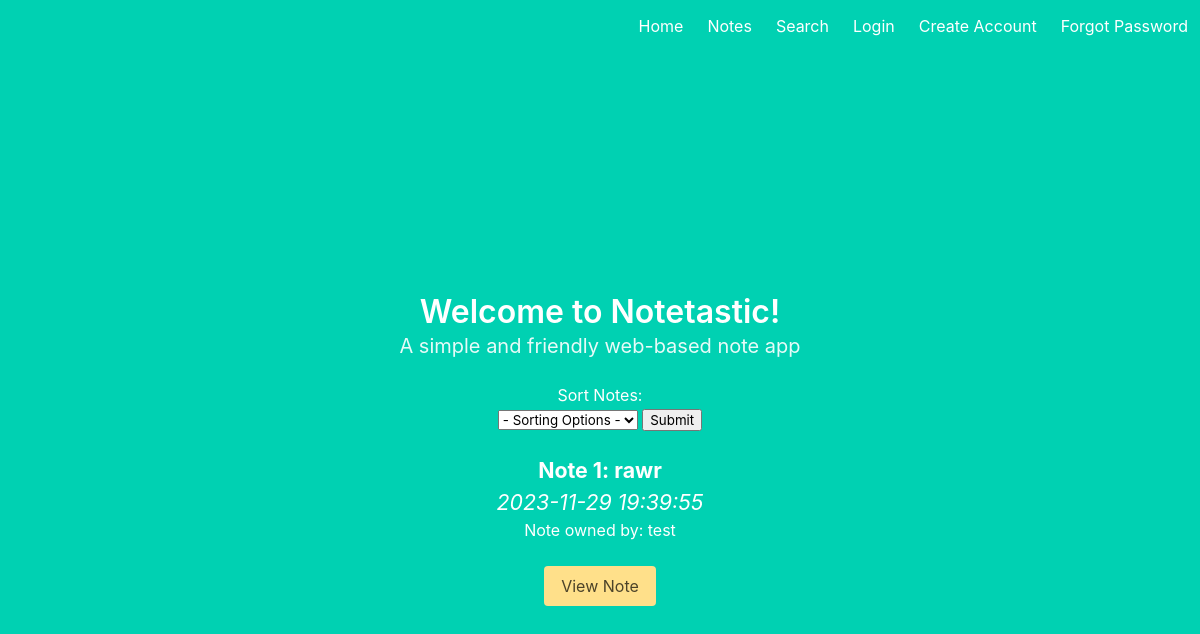
Before: /home.html with the older database file.
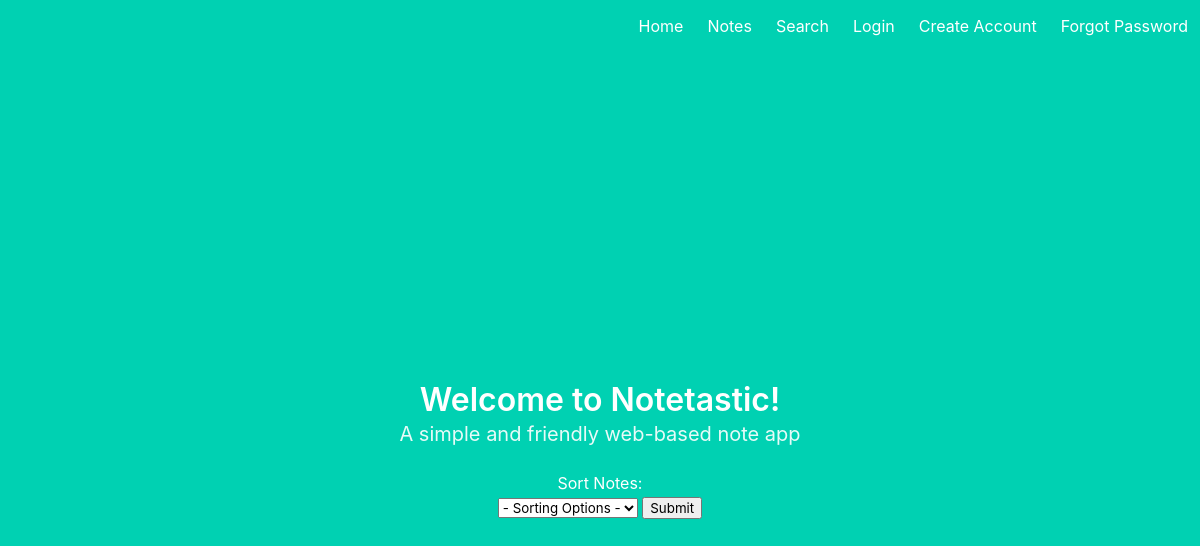
After: the same page with the newer database file.
### app/models.py (models this page shows, shortened)
class Notes(db.Model):
    id = db.Column(db.Integer, primary_key=True)
    title = db.Column(db.String, nullable=False)
    body = db.Column(db.Text, nullable=True)
    timestamp = db.Column(db.DateTime, index=True, default=datetime.today().replace(microsecond=0))
    user_id = db.Column(db.Integer, db.ForeignKey('user.id'))
    public = db.Column(db.Boolean, default=False)

class User(UserMixin, db.Model):
    id = db.Column(db.Integer, primary_key=True)
    username = db.Column(db.String(64), unique=True, nullable=False)
    password_hash = db.Column(db.String(128), nullable=False)
    security_question = db.Column(db.String(128), nullable=False)
    security_answer = db.Column(db.String(128), nullable=False)
    note = db.relationship('Notes', backref='author', lazy='dynamic')

### app/routes.py (the view)
@myapp_obj.route("/")
@myapp_obj.route("/home.html",methods=['GET', 'POST'])
def home():
    sort_type = request.form.get('sorting')
    if sort_type == 'DateCreated':
        post_notes = Notes.query.order_by(Notes.timestamp.desc()).all()
        print(post_notes)
    elif sort_type == 'AscendingName':
        post_notes = Notes.query.order_by(Notes.title).all()
        print(post_notes)
    elif sort_type == 'DescendingName':
        post_notes = Notes.query.order_by(Notes.title.desc()).all()
    else:
        post_notes = Notes.query.all()
    return render_template('home.html',notes=post_notes,sort_list=sort_list)

### app/routes.py (called while the page is built)
@myapp_obj.context_processor
def utility_processor():
    def get_username(user_id):
        user = User.query.get(user_id)
        return user.username if user else None
    return dict(get_username=get_username)

### app/templates/home.html (shortened to what this page needs)
{% extends "base.html"%}
{% block content %}
<html>
<br>
<br>
<h1 class="title">
    Welcome to Notetastic!
</h1>
<h2 class="subtitle" style="float: center">
    A simple and friendly web-based note app
</h2>
  <div class="container" style="float: top">
    <div class="row justify-content-center" style="float: top">
        <div class="col-2">
            <form name="post" action="{{ url_for('home') }}" method="POST">
              <label for="sorting">Sort Notes: </label>
              <br>
                <select name="sorting" class="selectpicker form-control">
                    <option value=''>- Sorting Options -</option>
                </select>
                <input type="submit" value="Submit">
                <br>
            </form>
            {% for note in notes %}
                {% if note.user_id == current_user.id or note.public %}
                    <br>
                    <h2 class="text-lg" style="font-size: 16pt; font-weight:bold">Note {{ note.id }}: {{ note.title }}</h2>
                    <i class="text-sm" style="font-size: 16pt">{{ note.timestamp }}</i>
                    <h3>Note owned by: {{ get_username(note.user_id) }}</h3>
                    <br>
                    <form method="POST" action="{{ note.id }}/view">
                        <button class="button is-warning" name="Note View" type="submit">View Note</button>
                    </form>
                {% endif %}
            {% endfor %}
        </div>
    </div>
  </div>
</html>
{% endblock %}

### app/templates/base.html (shortened to what this page needs)
<!DOCTYPE html>
<html>
<head>
    <link rel="stylesheet" href="https://cdnjs.cloudflare.com/ajax/libs/bulma/0.7.2/css/bulma.min.css" />
</head>
<body>
    <section class="hero is-primary is-fullheight">
        <div class="hero-head">
            <nav class="navbar">
                    <div id="navbarMenuHeroA" class="navbar-menu">
                        <div class="navbar-end">
                            <a href="{{ url_for('home') }}" class="navbar-item">
                                Home
                            </a>
                            <a href="{{ url_for('notePage') }}" class="navbar-item">
                                Notes
                            </a>
                            <a href="{{ url_for('search') }}" class="navbar-item">
                                Search
                            </a>
                                {% if current_user.is_authenticated %}
                                <a href="{{ url_for('modifyaccount') }}" class="navbar-item">
                                    Modify Account
                                </a>
                                <a href="{{url_for('logout')}}" class="navbar-item">
                                    Logout
                                </a>
                                {% else %}
                                <a href="{{url_for('login')}}" class="navbar-item">
                                    Login
                                </a>
                                <a href="{{ url_for('createaccount') }}" class="navbar-item">
                                    Create Account
                                </a>
				<a href="{{ url_for('forgotpassword') }}" class="navbar-item">
				    Forgot Password
				</a>
                                {% endif %}
                        </div>
                    </div>
                </div>
        <div class="hero-body">
            <div class="container has-text-centered">
               {% block content %}
               {% endblock %}
            </div>
        </div>
    </section>
</body>
</html>

Changed rows visible on the page:
no longer on this page (row edited): Notes: id "1", title "rawr", timestamp "2023-11-29 19:39:55"
no longer on this page (row edited): User: username "test"
